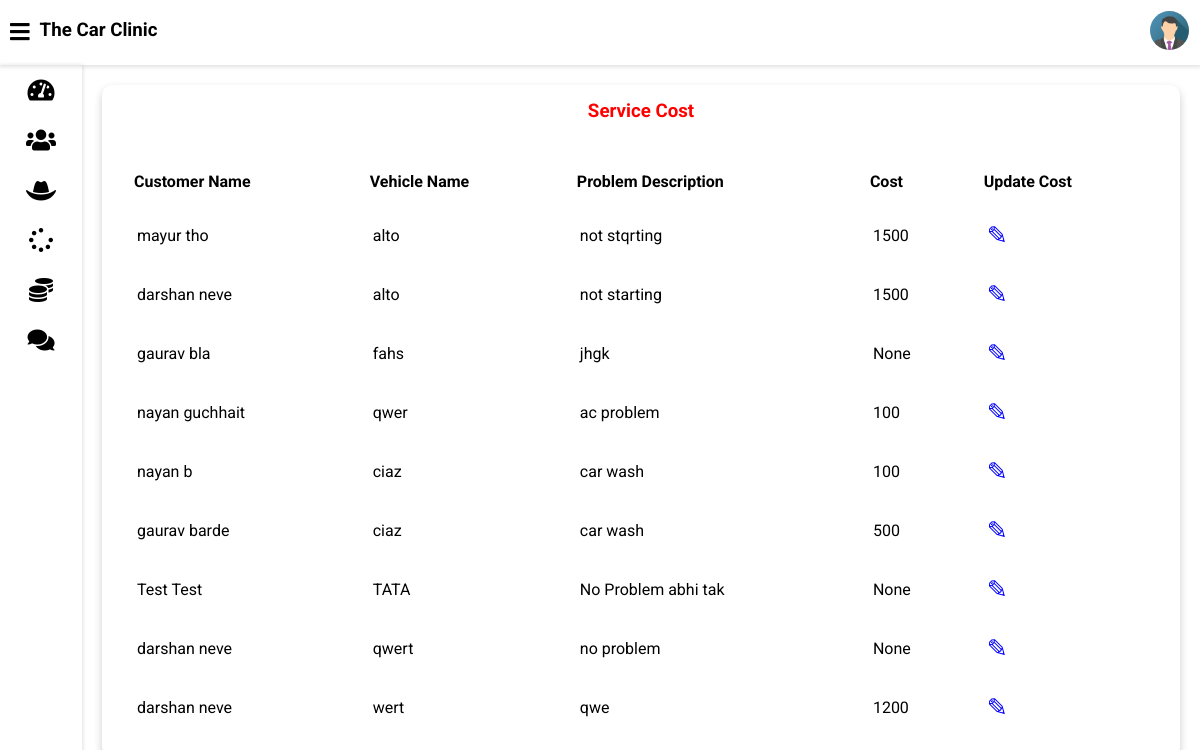
The app's page /admin-view-service-cost (signed in) with its own data.
### vehicle/models.py (models this page shows, shortened)
class Customer(models.Model):
    user=models.OneToOneField(User,on_delete=models.CASCADE)
    profile_pic= models.ImageField(upload_to='profile_pic/CustomerProfilePic/',null=True,blank=True)
    address = models.CharField(max_length=40)
    mobile = models.CharField(max_length=20,null=False)
    @property
    def get_name(self):
        return self.user.first_name+" "+self.user.last_name
    def __str__(self):
        return self.user.first_name

class Request(models.Model):
    cat=(('SUV','SUV'),('Hatchback','Hatchback'),('Sedan','Sedan'),('Other','Other'))
    category=models.CharField(max_length=50,choices=cat)
    vehicle_no=models.PositiveIntegerField(null=False)
    vehicle_name = models.CharField(max_length=40,null=False)
    vehicle_model = models.CharField(max_length=40,null=False)
    vehicle_brand = models.CharField(max_length=40,null=False)
    problem_description = models.CharField(max_length=500,null=False)
    date=models.DateField(auto_now=True)
    cost=models.PositiveIntegerField(null=True)
    customer=models.ForeignKey('Customer', on_delete=models.CASCADE,null=True)
    mechanic=models.ForeignKey('Mechanic',on_delete=models.CASCADE,null=True)
    stat=(('Pending','Pending'),('Approved','Approved'),('Repairing','Repairing'),('Repairing Done','Repairing Done'),('Released','Released'))
    status=models.CharField(max_length=50,choices=stat,default='Pending',null=True)

### vehicle/views.py (the view)
# urls.py: path('admin-view-service-cost',views.admin_view_service_cost_view,name='admin-view-service-cost'),
@login_required(login_url='adminlogin')
def admin_view_service_cost_view(request):
    enquiry=models.Request.objects.all().order_by('-id')
    customers=[]
    for enq in enquiry:
        customer=models.Customer.objects.get(id=enq.customer_id)
        customers.append(customer)
    print(customers)
    return render(request,'vehicle/admin_view_service_cost.html',{'data':zip(customers,enquiry)})

### templates/vehicle/admin_view_service_cost.html
{% extends 'vehicle/adminbase.html' %}
{% block content %}
	<div class="wrapper">
		<div class="row">
			<div class="col-12 col-m-12 col-sm-12">
				<div class="card">
					<div class="card-header">
						<h3 style="color:red; text-align:center" >Service Cost
						</h3>
					</div>
					<div class="card-content">
						<table>
							<thead>
                <tr>
                  <th>Customer Name</th>
                  <th>Vehicle Name</th>
                  <th>Problem Description</th>
                  <th>Cost</th>
                  <th>Update Cost</th>
                </tr>
							</thead>
							<tbody>
                {% for c,r in data %}
                <tr>
                  <td> {{c.get_name}}</td>
                  <td> {{r.vehicle_name}}</td>
                  <td>{{r.problem_description}}</td>
                  <td>{{r.cost}}</td>
                  <td><a  style="color:blue; text-decoration:none;font-size:25px;" href="{% url 'update-cost' r.id  %}">&#9998;</a></td>
                </tr>
                {% endfor %}
							</tbody>
						</table>
					</div>
				</div>
			</div>
		</div>
<br><br><br><br><br><br><br><br><br><br><br><br><br><br><br><br>
	</div>
{% endblock content %}

### static/style.css (style rules this page uses)
* { box-sizing: border-box; }
body { font-family: 'Roboto', sans-serif; background: var(--main-bg-color); color: var(--main-color); margin: 0; }
.wrapper { padding: 10px; margin-left: 82px; padding-top: 75px; background: var(--second-bg-color); transition: margin-left .5s; }
.row { display: flex; flex-wrap: wrap; flex-direction: row; }
.row:after, .row:before { box-sizing: border-box; }
[class*="col-"] { padding: 10px; }
@media only screen and (min-width: 600px) { .col-sm-12 { width: 100%; } }
@media only screen and (min-width: 768px) { .col-m-12 { width: 100%; } }
@media only screen and (min-width: 992px) { .col-12 { width: 100%; } }
.card { background: var(--main-bg-color); color: var(--main-color); border-radius: 10px; margin-bottom: 10px; box-shadow: 0 4px 8px 0 rgba(0,0,0,0.2); }
.card-header { padding: 15px 30px; border-bottom: 1px solid var(--second-bg-color); position: relative; }
.card-header h3 { margin: 0; }
.card-content { padding: 20px; overflow-x: auto; }
table { border-collapse: collapse; width: 100%; }
table td { border-top: 1px solid var(--second-bg-color); padding: 15px; }
table th { border-top: 1px solid var(--second-bg-color); border-bottom: 1px solid var(--second-bg-color); padding: 15px 12px; text-align: left; }

### records on screen
Customer: get_name "mayur tho", vehicle_name "alto", problem_description "not stqrting", cost "1500"
Customer: get_name "darshan neve", vehicle_name "alto", problem_description "not starting", cost "1500"
Customer: get_name "gaurav bla", vehicle_name "fahs", problem_description "jhgk", cost "None"
Customer: get_name "nayan guchhait", vehicle_name "qwer", problem_description "ac problem", cost "100"
Customer: get_name "nayan b", vehicle_name "ciaz", problem_description "car wash", cost "100"
Customer: get_name "gaurav barde", vehicle_name "ciaz", problem_description "car wash", cost "500"
Customer: get_name "Test Test", vehicle_name "TATA", problem_description "No Problem abhi tak", cost "None"
Customer: get_name "darshan neve", vehicle_name "qwert", problem_description "no problem", cost "None", vehicle_name "wert", problem_description "qwe", cost "1200"
